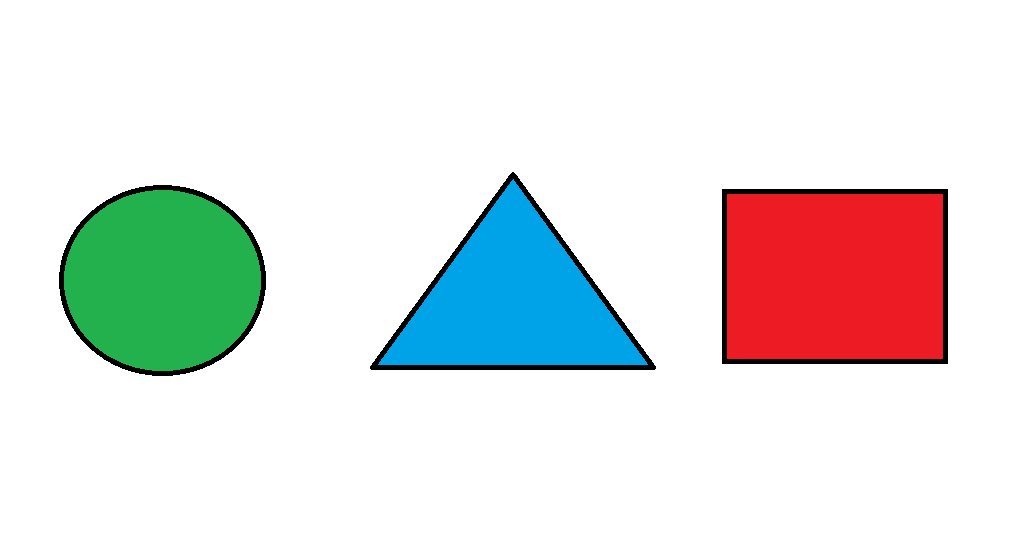
#> input picture assets/synthetic_shapes.png, 1015 x 542 px
$ jupyter execute --allow-errors 02_fcm_scikit_fuzzy_synthetic_image.ipynb
#> lines starting #> are read from the running program, lines starting #| are printed output that depends on the picture
# Experiment 2: Fuzzy C-Means with scikit-fuzzy on a synthetic image

Sanity check of the Fuzzy C-Means clustering on a synthetic image (circle, triangle and rectangle on a white background) using the `scikit-fuzzy` library, then on a small satellite crop. **Preliminary experiment.** Requires `pip install scikit-fuzzy`.

[cell 1]
import matplotlib.pyplot as plt
import matplotlib.image as mpimg
import cv2

[cell 2]
# Charger l'image
img = mpimg.imread('../assets/synthetic_shapes.png')
#> img is the input picture: shape (542, 1015, 4) float32; mean R, G, B, A 0.886, 0.89, 0.885, 1

# Afficher l'image
plt.imshow(img)
plt.axis('off')  # Désactive les axes pour une meilleure visualisation
plt.show()

[cell 3]
# Charger l'image en RGB
img = cv2.imread('../assets/synthetic_shapes.png')
#> img: shape (542, 1015, 3)

# Convertir l'image en niveaux de gris
gray_img = cv2.cvtColor(img, cv2.COLOR_BGR2GRAY)
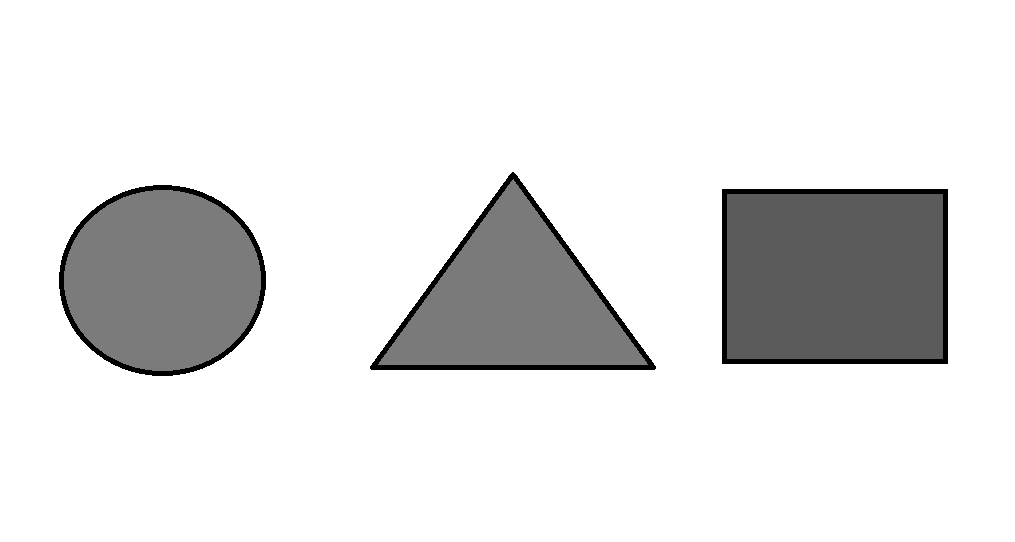
#> gray_img: shape (542, 1015); min 0, max 255, mean 226.6

# Afficher l'image en niveaux de gris
plt.imshow(gray_img, cmap='gray')
plt.axis('off')  # Désactiver les axes
plt.show()
